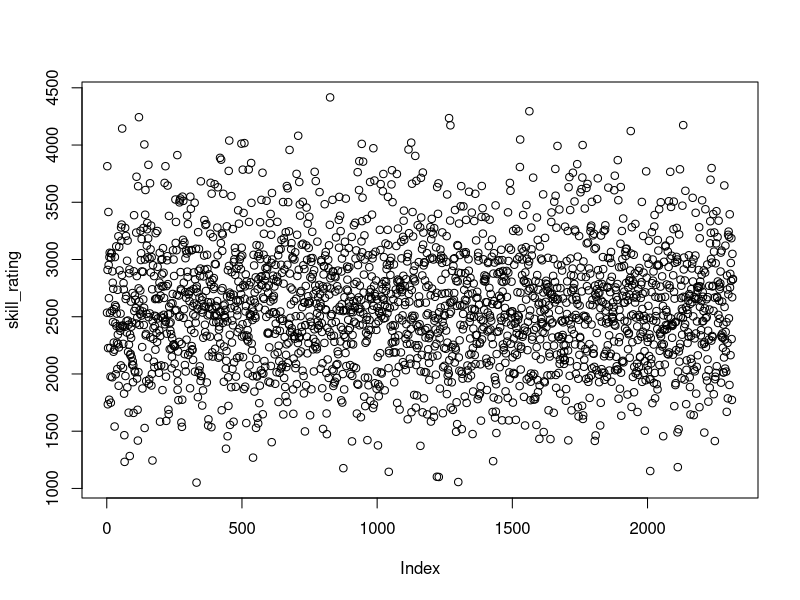
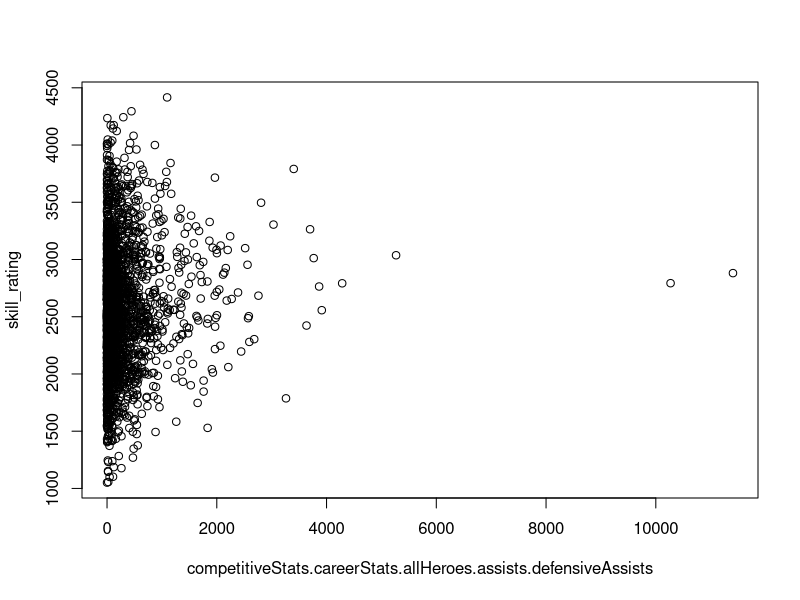
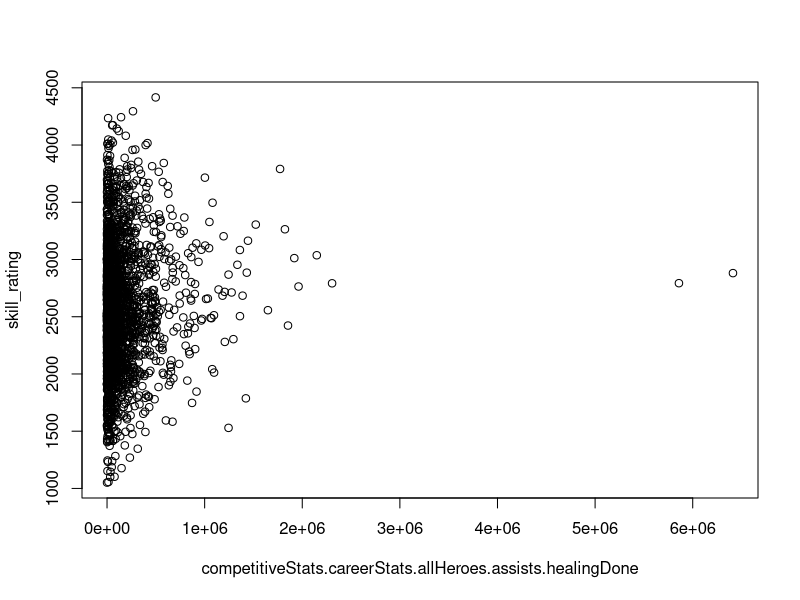
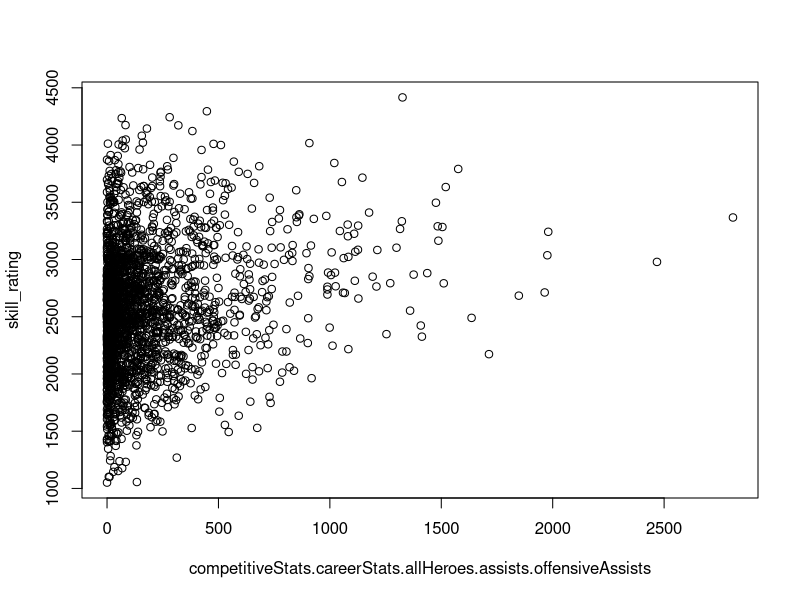
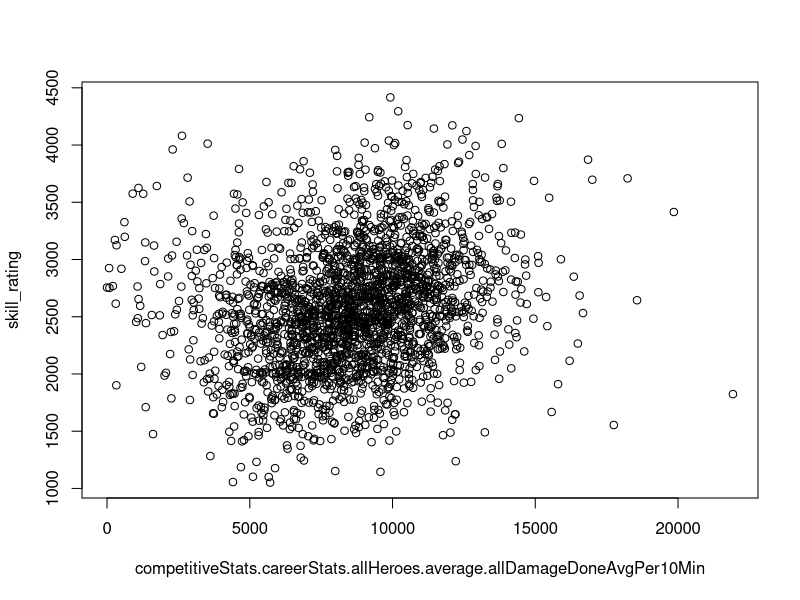
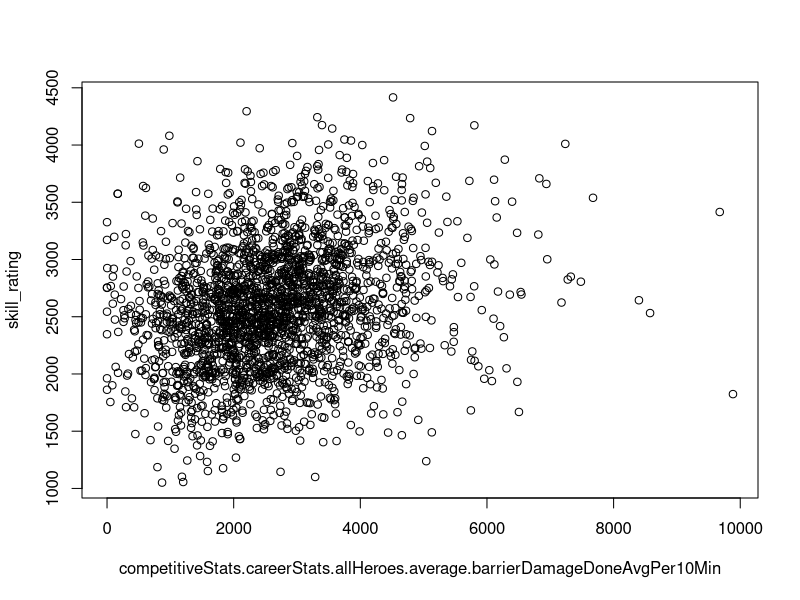
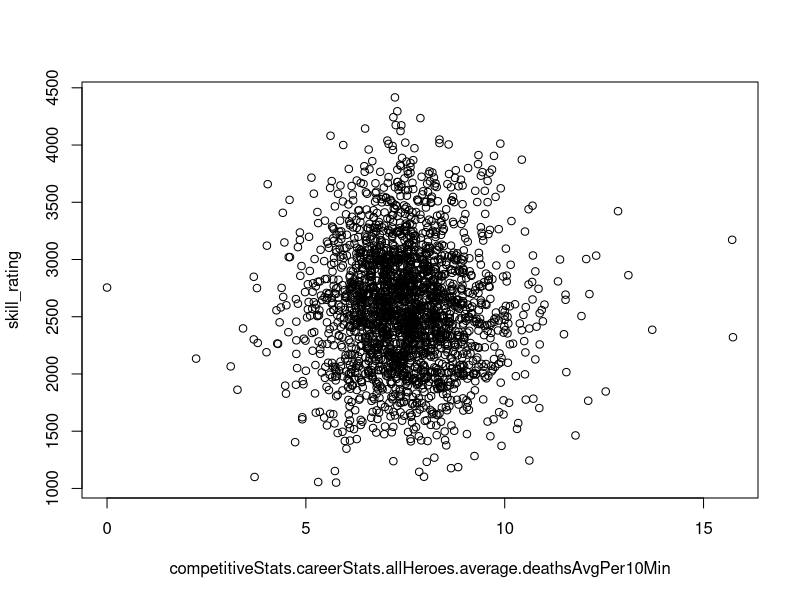
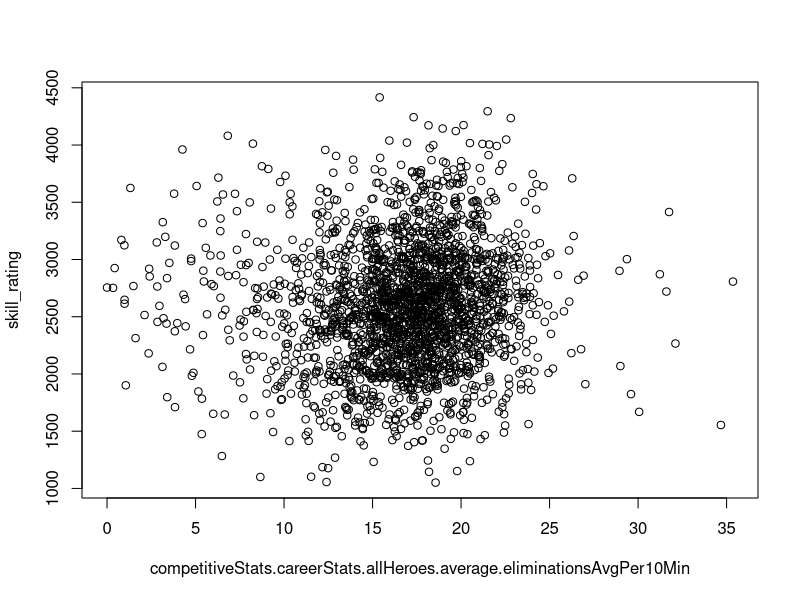

R code for these plots, in order:
## ---- chunk 1
library(readr)

clean_df <- read_csv("data/clean-data.csv")
predictors = colnames(clean_df)[1:60]
predictors = append(predictors, "games_played")
## ---- chunk 2
for (name in predictors) {
  plot(as.formula(paste("skill_rating ~ ", paste(name))), data = clean_df)
}
## ---- chunk 3

